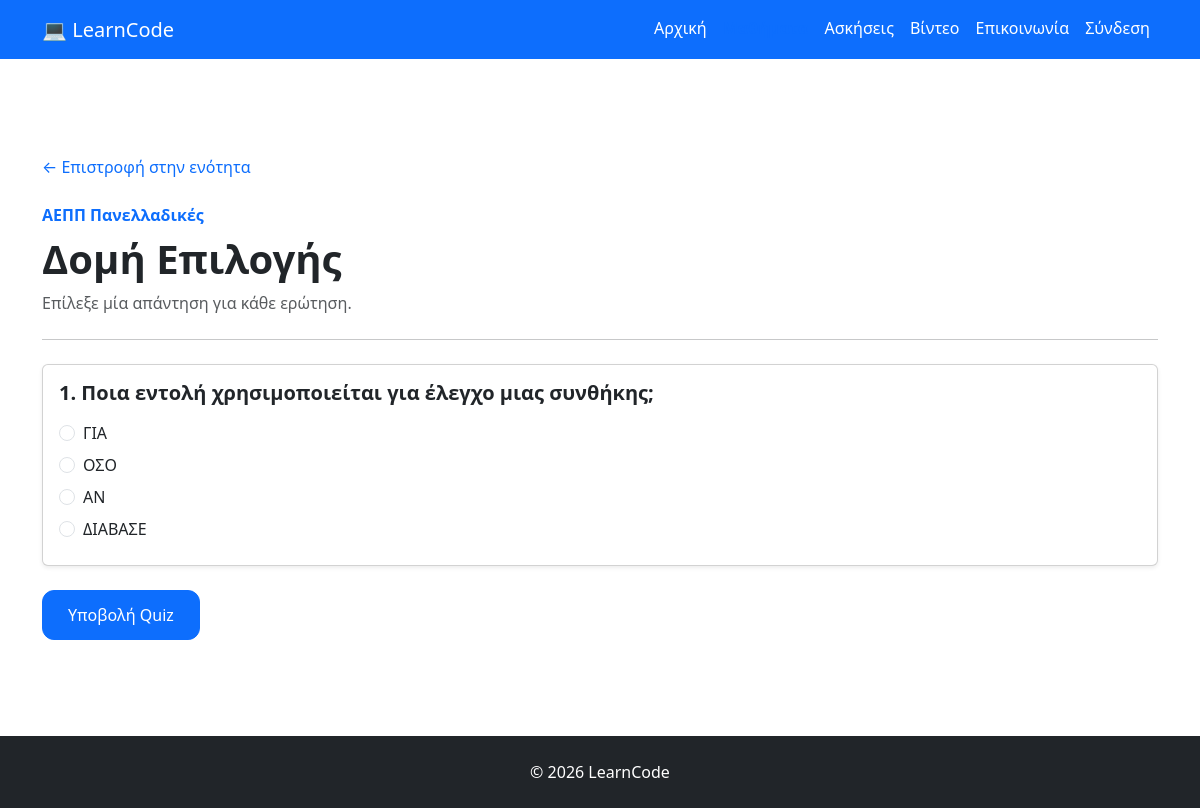
Screenshot of /courses/aepp-panelladikes/domh-epiloghs/quiz/ with the database file from the repository.
### courses/models.py (models this page shows, shortened)
class Lesson(models.Model):
    course = models.ForeignKey(
        Course,
        on_delete=models.CASCADE,
        related_name="lessons",
    )
    title = models.CharField(max_length=200)
    slug = models.SlugField()
    content = models.TextField()
    order = models.PositiveIntegerField(default=1)
    duration = models.PositiveIntegerField(
        default=0,
        help_text="Διάρκεια σε λεπτά",
    )
    published = models.BooleanField(default=False)
    created_at = models.DateTimeField(auto_now_add=True)
    class Meta:
        ordering = ["order"]
        constraints = [
            models.UniqueConstraint(
                fields=["course", "slug"],
                name="unique_lesson_slug_per_course",
            )
        ]

class Course(models.Model):
    LEVEL_CHOICES = [
        ("beginner", "Beginner"),
        ("intermediate", "Intermediate"),
        ("advanced", "Advanced"),
    ]
    title = models.CharField(max_length=200)
    slug = models.SlugField(unique=True, blank=True)
    description = models.TextField()
    level = models.CharField(
        max_length=20,
        choices=LEVEL_CHOICES,
        default="beginner",
    )
    order = models.PositiveIntegerField(default=1)
    published = models.BooleanField(default=False)
    created_at = models.DateTimeField(auto_now_add=True)
    class Meta:
        ordering = ["order"]

class Quiz(models.Model):
    lesson = models.OneToOneField(
        Lesson,
        on_delete=models.CASCADE,
        related_name="quiz",
    )
    title = models.CharField(max_length=200)
    published = models.BooleanField(default=False)

class Question(models.Model):
    quiz = models.ForeignKey(
        Quiz,
        on_delete=models.CASCADE,
        related_name="questions",
    )
    text = models.TextField()
    order = models.PositiveIntegerField(default=1)
    class Meta:
        ordering = ["order"]

class Choice(models.Model):
    question = models.ForeignKey(
        Question,
        on_delete=models.CASCADE,
        related_name="choices",
    )
    text = models.CharField(max_length=300)
    is_correct = models.BooleanField(default=False)

### courses/views.py (the view, shortened to what this page needs)
# urls.py: path("<slug:course_slug>/<slug:lesson_slug>/quiz/",views.quiz_detail,name="quiz_detail",),
def quiz_detail(request, course_slug, lesson_slug):
    lesson = get_object_or_404(
        Lesson,
        course__slug=course_slug,
        slug=lesson_slug,
        published=True,
        course__published=True,
    )
    quiz = get_object_or_404(
        Quiz,
        lesson=lesson,
        published=True,
    )
    results = []
    score = 0
    total_questions = quiz.questions.count()
    percentage = 0
    context = {
        "lesson": lesson,
        "quiz": quiz,
        "results": results,
        "score": score,
        "total_questions": total_questions,
        "percentage": percentage,
    }
    return render(
        request,
        "courses/quiz_detail.html",
        context,
    )

### courses/templates/courses/quiz_detail.html (shortened to what this page needs)
{% extends "base.html" %}
{% block content %}
<section class="py-5">
    <a
        href="{% url 'lesson_detail' lesson.course.slug lesson.slug %}"
        class="text-decoration-none"
    >
        ← Επιστροφή στην ενότητα
    </a>
    <div class="mt-4">
        <p class="text-primary fw-semibold mb-2">
            {{ lesson.course.title }}
        </p>
        <h1 class="fw-bold">
            {{ quiz.title }}
        </h1>
        <p class="text-muted">
            Επίλεξε μία απάντηση για κάθε ερώτηση.
        </p>
        <hr class="my-4">
        {% if results %}
            <div class="alert alert-primary mb-4">
                <h2 class="h4 mb-3">
                    📊 Αποτέλεσμα Quiz
                </h2>
                <p class="mb-1">
                    Σωστές απαντήσεις:
                    <strong>
                        {{ score }} / {{ total_questions }}
                    </strong>
                </p>
                <p class="mb-2">
                    Ποσοστό:
                    <strong>
                        {{ percentage }}%
                    </strong>
                </p>
                <div class="progress mt-3">
                    <div
                        class="progress-bar"
                        role="progressbar"
                        style="width: {{ percentage }}%;"
                        aria-valuenow="{{ percentage }}"
                        aria-valuemin="0"
                        aria-valuemax="100"
                    >
                        {{ percentage }}%
                    </div>
                </div>
            </div>
            {% for result in results %}
                <div class="card shadow-sm mb-4">
                    <div class="card-body">
                        <h3 class="h5 fw-bold mb-3">
                            {{ result.question.order }}.
                            {{ result.question.text }}
                        </h3>
                        {% if result.selected_choice %}
                            <p class="mb-3">
                                Η απάντησή σου:
                                <strong>
                                    {{ result.selected_choice.text }}
                                </strong>
                            </p>
                        {% else %}
                            <div class="alert alert-warning">
                                ⚠️ Δεν επέλεξες απάντηση.
                            </div>
                        {% endif %}
                        {% if result.is_correct %}
                            <div class="alert alert-success mb-0">
                                ✅ <strong>Σωστή απάντηση!</strong>
                            </div>
                        {% else %}
                            <div class="alert alert-danger">
                                ❌ <strong>Λάθος απάντηση.</strong>
                            </div>
                            {% if result.correct_choice %}
                                <p class="mb-0">
                                    Σωστή απάντηση:
                                    <strong>
                                        {{ result.correct_choice.text }}
                                    </strong>
                                </p>
                            {% endif %}
                        {% endif %}
                    </div>
                </div>
            {% endfor %}
            <a
                href="{% url 'quiz_detail' lesson.course.slug lesson.slug %}"
                class="btn btn-outline-primary"
            >
                🔄 Ξανακάνε το Quiz
            </a>
            <a
                href="{% url 'lesson_detail' lesson.course.slug lesson.slug %}"
                class="btn btn-primary ms-2"
            >
                Επιστροφή στην ενότητα
            </a>
        {% else %}
            <form method="post">
                {% for question in quiz.questions.all %}
                    <div class="card shadow-sm mb-4">
                        <div class="card-body">
                            <h2 class="h5 fw-bold mb-3">
                                {{ question.order }}.
                                {{ question.text }}
                            </h2>
                            {% for choice in question.choices.all %}
                                <div class="form-check mb-2">
                                    <input
                                        class="form-check-input"
                                        type="radio"
                                        name="question_{{ question.id }}"
                                        value="{{ choice.id }}"
                                        id="choice_{{ choice.id }}"
                                    >
                                    <label
                                        class="form-check-label"
                                        for="choice_{{ choice.id }}"
                                    >
                                        {{ choice.text }}
                                    </label>
                                </div>
                            {% empty %}
                                <p class="text-muted">
                                    Δεν υπάρχουν ακόμη επιλογές
                                    για αυτή την ερώτηση.
                                </p>
                            {% endfor %}
                        </div>
                    </div>
                {% empty %}
                    <div class="alert alert-info">
                        Δεν υπάρχουν ακόμη ερωτήσεις
                        σε αυτό το Quiz.
                    </div>
                {% endfor %}
                {% if quiz.questions.all %}
                    <button
                        type="submit"
                        class="btn btn-primary"
                    >
                        Υποβολή Quiz
                    </button>
                {% endif %}
            </form>
        {% endif %}
    </div>
</section>
{% endblock %}

### static/css/style.css (style rules this page uses)
.btn { border-radius:12px; padding:12px 25px; margin-right:10px; }

### rows the page displays
Lesson: course "ΑΕΠΠ Πανελλαδικές"
Quiz: title "Δομή Επιλογής"
Question: order "1", text "Ποια εντολή χρησιμοποιείται για έλεγχο μιας συνθήκης;"
Choice: text "ΓΙΑ"
Choice: text "ΟΣΟ"
Choice: text "ΑΝ"
Choice: text "ΔΙΑΒΑΣΕ"
